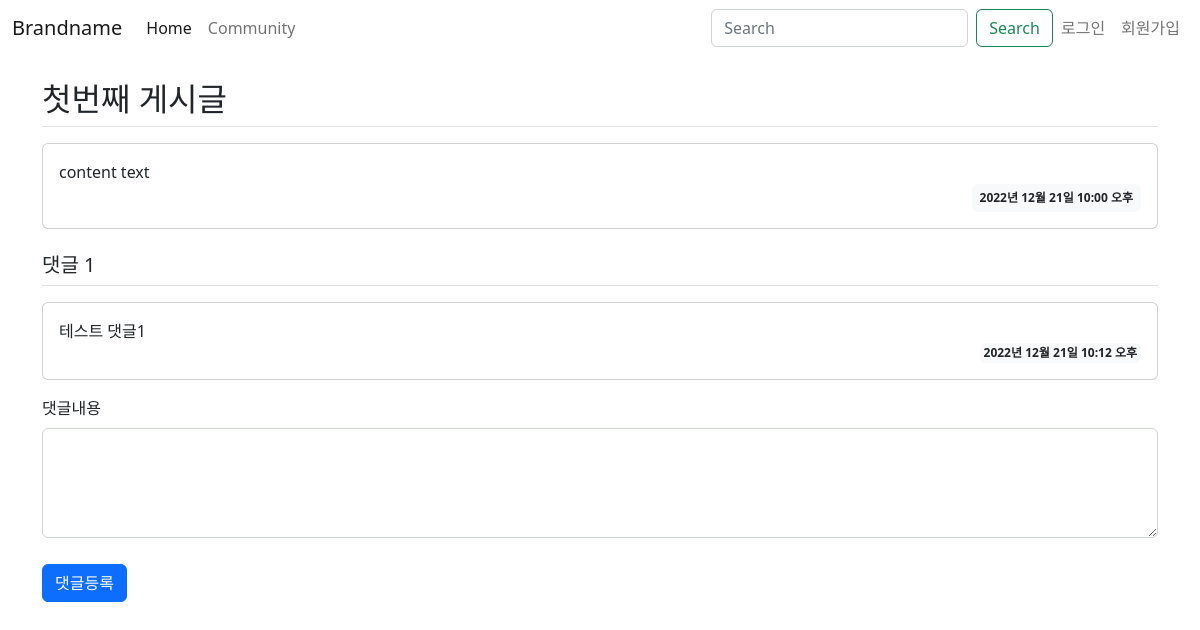
The page /community/1/ on the database as committed earlier.
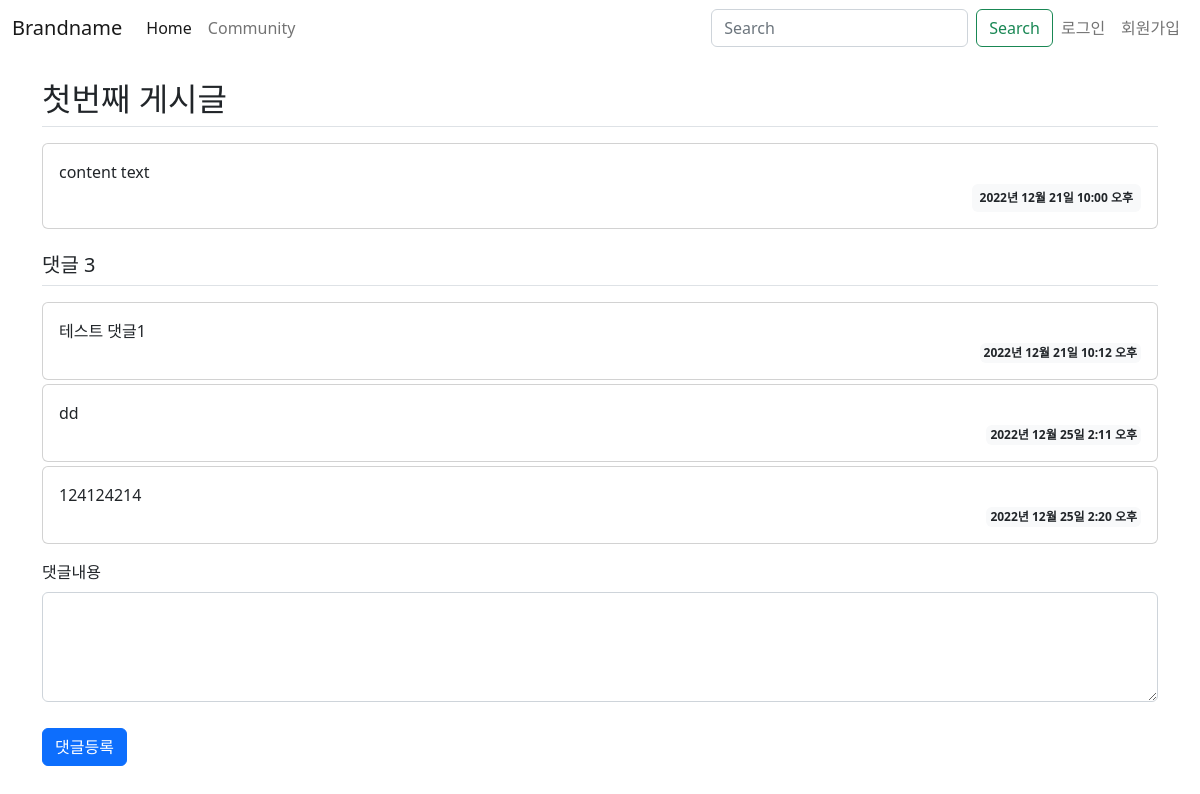
The same page on the database as committed later.
### community/models.py (models this page shows, shortened)
class Post(models.Model):
    author = models.ForeignKey(settings.AUTH_USER_MODEL, on_delete=models.CASCADE)
    title = models.CharField(max_length=100)
    photo = models.ImageField(blank=True, upload_to='community/book/%Y%m')
    content = models.TextField()
    create_date = models.DateTimeField(auto_now_add=True)
    update_date = models.DateTimeField(auto_now=True)
    class Meta:
        ordering = ['-id']

class Comment(models.Model):
    post = models.ForeignKey(Post, on_delete=models.CASCADE)
    content = models.TextField()
    create_date = models.DateTimeField(auto_now_add=True)
    update_date = models.DateTimeField(auto_now=True)

### community/views.py (the view)
# urls.py: path('<int:post_id>/', views.detail, name='detail'),
def detail(request, post_id):
    post = get_object_or_404(Post, pk=post_id)
    context = {'post': post}
    return render(request, 'community/detail.html', context)

### templates/community/detail.html (shortened to what this page needs)
{% extends 'base.html' %}
{% block content %}
<div class="container my-3">
    <h2 class="border-bottom py-2">{{ post.title }}</h2>
    <div class="card my-3">
        <div class="card-body">
            <div class="card-text" style="white-space: pre-line;">{{ post.content }}</div>
            <div class="d-flex justify-content-end">
                <div class="badge bg-light text-dark p-2">
                    {{ post.create_date }}
                </div>
            </div>
        </div>
    </div>
    <h5 class="border-bottom my-3 py-2">댓글 {{ post.comment_set.count }}</h5>
    {% for comment in post.comment_set.all %}
    <div class="card my-1">
        <div class="card-body">
            <div class="card-text" style="white-space: pre-line;">{{ comment.content }}</div>
            <div class="d-flex justify-content-end">
                <div class="badge bg-light text-dark p-1">
                    {{ comment.create_date }}
                </div>
            </div>
        </div>
    </div>
    {% endfor %}
<form action="{% url 'community:comment_create' post.id %}" method="post" class="my-3">
        <div class="mb-3">
            <label for="content" class="form-label">댓글내용</label>
            <textarea name="content" id="content" class="form-control" rows="4"></textarea>
        </div>
        <input type="submit" value="댓글등록" class="btn btn-primary">
    </form>
</div>
{% endblock %}

### templates/base.html (shortened to what this page needs)
{% load static %}
<!DOCTYPE html>
<html lang="ko">
<head>
    <link rel="stylesheet" type="text/css" href="{% static 'bootstrap.min.css' %}">
    <link rel="stylesheet" type="text/css" href="{% static 'style.css' %}">
</head>
<body>
{% include 'navbar.html' %}
{% block content%}
{% endblock %}
</body>
</html>

### templates/navbar.html (shortened to what this page needs)
<nav class="navbar navbar-expand-lg bg-body-tertiary">
  <div class="container-fluid">
    <a class="navbar-brand" href="#">Brandname</a>
    <div class="collapse navbar-collapse" id="navbarTogglerDemo02">
      <ul class="navbar-nav me-auto mb-2 mb-lg-0">
        <li class="nav-item">
          <a class="nav-link active" aria-current="page" href="#">Home</a>
        </li>
        <li class="nav-item">
          <a class="nav-link" href="#">Community</a>
        </li>
      </ul>
      <form class="d-flex" role="search">
        <input class="form-control me-2" type="search"
               placeholder="Search" aria-label="Search">
        <button class="btn btn-outline-success" type="submit">Search</button>
      </form>
      <ul class="navbar-nav">
        <li class="nav-item">
          <a class="nav-link" href="#">로그인</a>
        </li>
        <li class="nav-item">
          <a class="nav-link" href="#">회원가입</a>
        </li>
      </ul>
    </div>
  </div>
</nav>

### static/style.css (style rules this page uses)
textarea { width:100%; }
input[type=submit] { margin-top:10px; }

Rows that differ between the two databases and show on the page:
computed for Post "첫번째 게시글": comment_set.count "1" → "3"
added Comment: content "dd", create_date "2022년 12월 25일 2:11 오후"
added Comment: content "124124214", create_date "2022년 12월 25일 2:20 오후"
